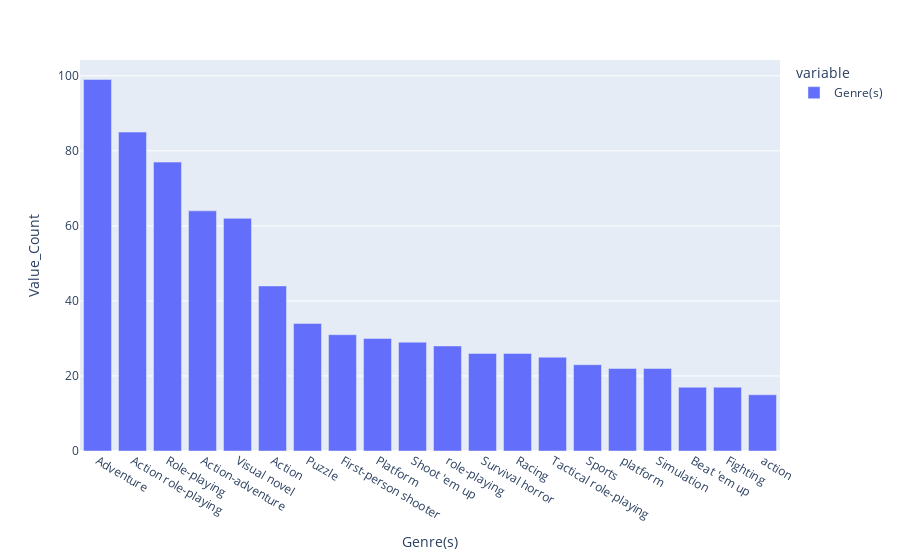

Notebook cell for this chart:
### Code cell
p_1=data_2['Genre(s)'].apply(lambda x:[i.strip() for i in x.split(',')]).explode().value_counts()[:20]
figure_2=px.bar(p_1)
figure_2.update_layout(
    title="",
    xaxis_title="Genre(s)",
    yaxis_title="Value_Count",
    legend_title="variable")

### Figure 1 — Plotly figure (JSON) as saved in the notebook; plotly's stock layout.template omitted (floating-point values rounded to 4 significant figures)
{"data": [{"alignmentgroup": "True", "hovertemplate": "variable=Genre(s)<br>index=%{x}<br>value=%{y}<extra></extra>", "legendgroup": "Genre(s)", "marker": {"color": "#636efa", "pattern": {"shape": ""}}, "name": "Genre(s)", "offsetgroup": "Genre(s)", "orientation": "v", "showlegend": true, "textposition": "auto", "type": "bar", "x": ["Adventure", "Action role-playing", "Role-playing", "Action-adventure", "Visual novel", "Action", "Puzzle", "First-person shooter", "Platform", "Shoot 'em up", "role-playing", "Survival horror", "Racing", "Tactical role-playing", "Sports", "platform", "Simulation", "Beat 'em up", "Fighting", "action"], "xaxis": "x", "y": [99, 85, 77, 64, 62, 44, 34, 31, 30, 29, 28, 26, 26, 25, 23, 22, 22, 17, 17, 15], "yaxis": "y"}], "layout": {"barmode": "relative", "legend": {"title": {"text": "variable"}, "tracegroupgap": 0}, "margin": {"t": 60}, "title": {"text": ""}, "xaxis": {"anchor": "y", "domain": [0.0, 1.0], "title": {"text": "Genre(s)"}}, "yaxis": {"anchor": "x", "domain": [0.0, 1.0], "title": {"text": "Value_Count"}}}}
